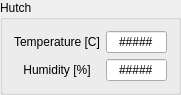
   <widget class="QGroupBox" name="groupBox_5">
    <property name="geometry">
     <rect>
      <x>490</x>
      <y>630</y>
      <width>181</width>
      <height>81</height>
     </rect>
    </property>
    <property name="styleSheet">
     <string notr="true"/>
    </property>
    <property name="title">
     <string>Hutch</string>
    </property>
    <layout class="QGridLayout" name="gridLayout_3">
     <item row="0" column="1">
      <widget class="caLineEdit" name="calineedit_42">
       <property name="sizePolicy">
        <sizepolicy hsizetype="Expanding" vsizetype="Expanding">
         <horstretch>0</horstretch>
         <verstretch>0</verstretch>
        </sizepolicy>
       </property>
       <property name="text">
        <string>#####</string>
       </property>
       <property name="alignment">
        <set>Qt::AlignCenter</set>
       </property>
       <property name="channel" stdset="0">
        <string notr="true">usxLAX:12IDE_temperature</string>
       </property>
       <property name="precision">
        <number>1</number>
       </property>
       <property name="precisionMode">
        <enum>caLineEdit::Channel</enum>
       </property>
      </widget>
     </item>
     <item row="0" column="0">
      <widget class="QLabel" name="label_25">
       <property name="text">
        <string>Temperature [C]</string>
       </property>
       <property name="alignment">
        <set>Qt::AlignCenter</set>
       </property>
      </widget>
     </item>
     <item row="1" column="0">
      <widget class="QLabel" name="label_26">
       <property name="text">
        <string>Humidity [%]</string>
       </property>
       <property name="alignment">
        <set>Qt::AlignCenter</set>
       </property>
      </widget>
     </item>
     <item row="1" column="1">
      <widget class="caLineEdit" name="calineedit_43">
       <property name="sizePolicy">
        <sizepolicy hsizetype="Expanding" vsizetype="Expanding">
         <horstretch>0</horstretch>
         <verstretch>0</verstretch>
        </sizepolicy>
       </property>
       <property name="text">
        <string>#####</string>
       </property>
       <property name="alignment">
        <set>Qt::AlignCenter</set>
       </property>
       <property name="channel" stdset="0">
        <string notr="true">usxLAX:12IDE_humidity</string>
       </property>
       <property name="precision">
        <number>1</number>
       </property>
       <property name="precisionMode">
        <enum>caLineEdit::Channel</enum>
       </property>
      </widget>
     </item>
    </layout>
   </widget>
